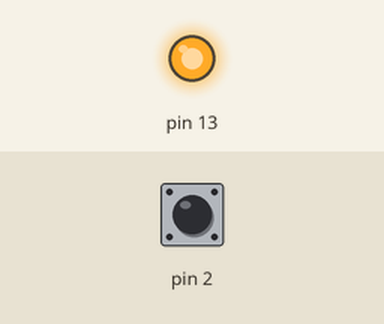
Recording of a sketch running on a simulated Arduino Uno, built with avr-gcc and run on an emulated ATmega328P. On the bench: output pins drawn as LEDs (lit = HIGH). The inputs (shaded band) are chosen by the test bench; at power-on: pin 2 HIGH.

Above: at 1.8 s.
1.9 s: pin 2 pulled LOW for 0.6 s
At 2.25 s:
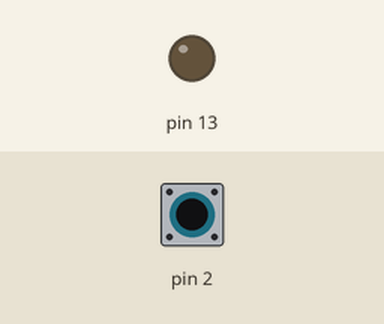
4.0 s: pin 2 pulled LOW for 3.2 s
At 7.5 s:
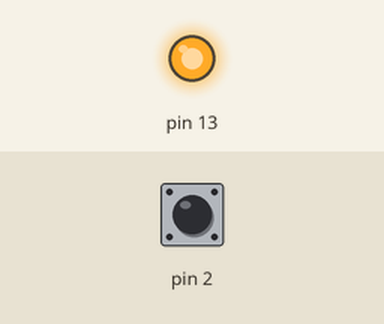
Timing chart, 0 to 9.0 s (numbered marks = the images above; inputs shaded):
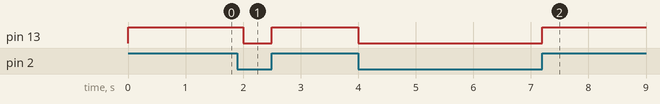

Measured:
- after the input at 1.9 s, pin 13: HIGH → LOW after 0.10 s, → HIGH 0.50 s later
- after the input at 4.0 s, pin 13: HIGH → LOW at once, → HIGH 3.2 s later

The sketch:

TP2EJ8.ino
```cpp
/*8.  Utilice un sensor tilt para detectar vibraciones, genere n parpadeos del led de 500 milisegundo, los n parpadeos iniciaran en uno y
 se irán incrementando en cada vibración detectada hasta un máximo de 10 (luego se debe reiniciar).*/

int n = 1;
void setup(){
  Serial.begin(9600);
  pinMode(2, INPUT);
  digitalWrite(2 , HIGH);
  pinMode(13, OUTPUT);
 }

void loop(){
  if (digitalRead(2)){
    parpadeo(n);
  }
  else{
    digitalWrite(13, LOW);
  }
}

void parpadeo(int n){
  if (n<=10){
    digitalWrite(13, HIGH);
    n+1;
  }
  else{
    n=1;
    digitalWrite(13,HIGH);
  }
 delay(500);
}
```
